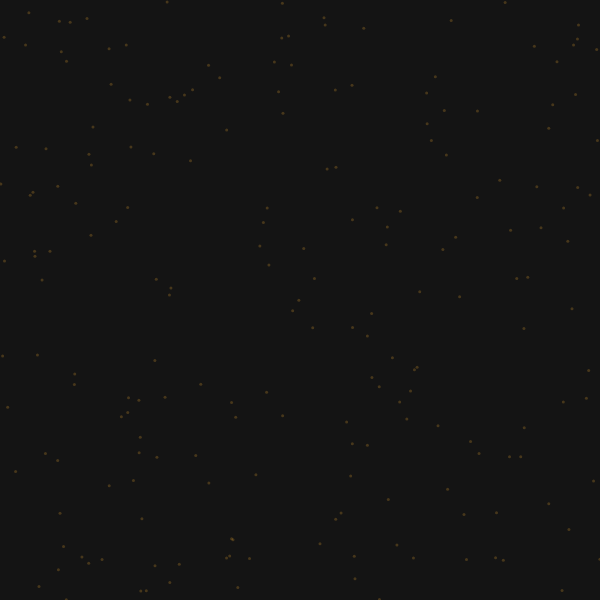
Frame 1 (no input)
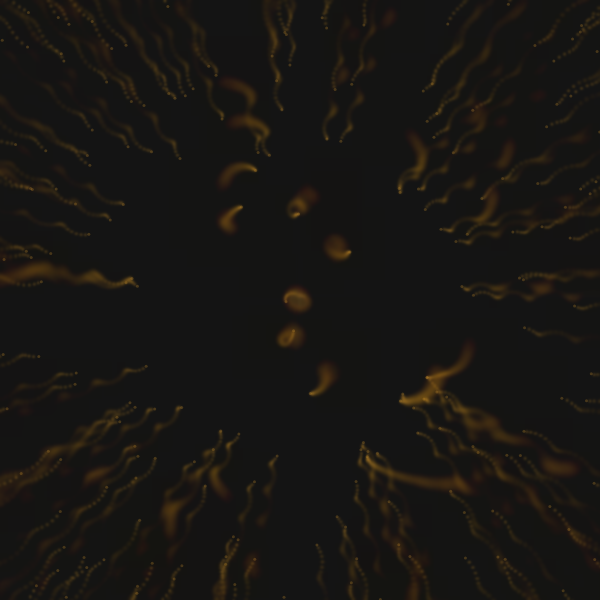
Frame 60 (no input)
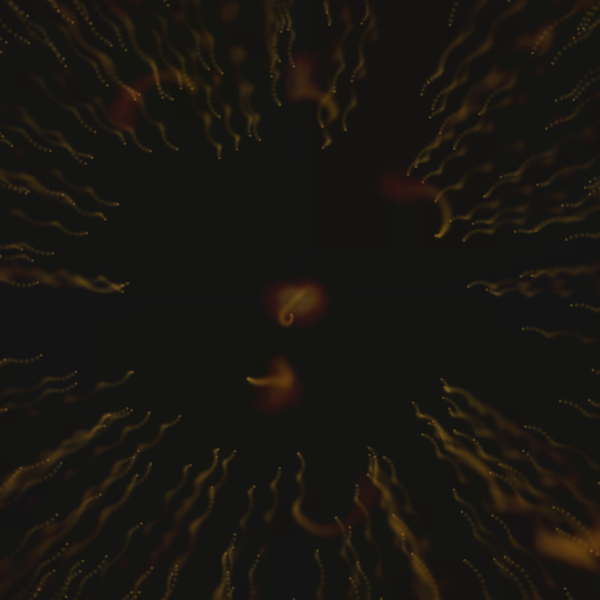
Frame 120 (the mouse pressed at the canvas centre since frame 60)

The p5.js sketch that drew these frames (run headless with seeded random() and noise() and a simulated clock; from frame 60 on, the mouse is pressed at the canvas centre):

// p5.js sketch
// ── sketch.js
/* DN3008 Generative Art, Ashley Hi 2026
 * Week 7 - Cybernetics & Emergence
 * Steersman
 */

// Stance = Resonance (After Lucier)

let feeding = true;

// Press the space bar to stop and start the agents drawing
function keyPressed() {
  if (key === ' ') feeding = !feeding;
}

let gain = 3.0;
let agents = [];

function setup() {
  createCanvas(600, 600);
  pixelDensity(1);
  background(20);
  for (let i = 0; i < 200; i++) {
    agents.push({ x: random(width), y: random(height), a: random(TWO_PI) });
  }
}

function draw() {
  const reading = sense(); // 1. Read back something the system produced
  update(reading); // 2. lLet that reading change what happens next
  render(); // 3. Draw it
}

function sense() {
  // How bright is the canvas under each agent?
  loadPixels();
  return agents.map((a) => pixels[4 * (floor(a.y) * width + floor(a.x))] / 255);
}

function update(reading) {
  agents.forEach((a, i) => {
    a.a += (reading[i] - 0.5) * gain + random(-0.1, 0.1);
    a.x = (a.x + cos(a.a) * 1.5 + width) % width;
    a.y = (a.y + sin(a.a) * 1.5 + height) % height;
  });
}

function render() {
  // Redraw the last frame, slightly larger: the loop
  const prev = get();
  push();
  translate(width / 2, height / 2);
  scale(1 + 0.005 * gain);
  image(prev, -width / 2, -height / 2);
  pop();
  if (frameCount % 5 === 0) filter(BLUR, 1);   // a little is lost each time

  if (feeding) {
    noStroke();
    fill(240, 170, 50, 60);
    agents.forEach(a => circle(a.x, a.y, 3));
  }
}
